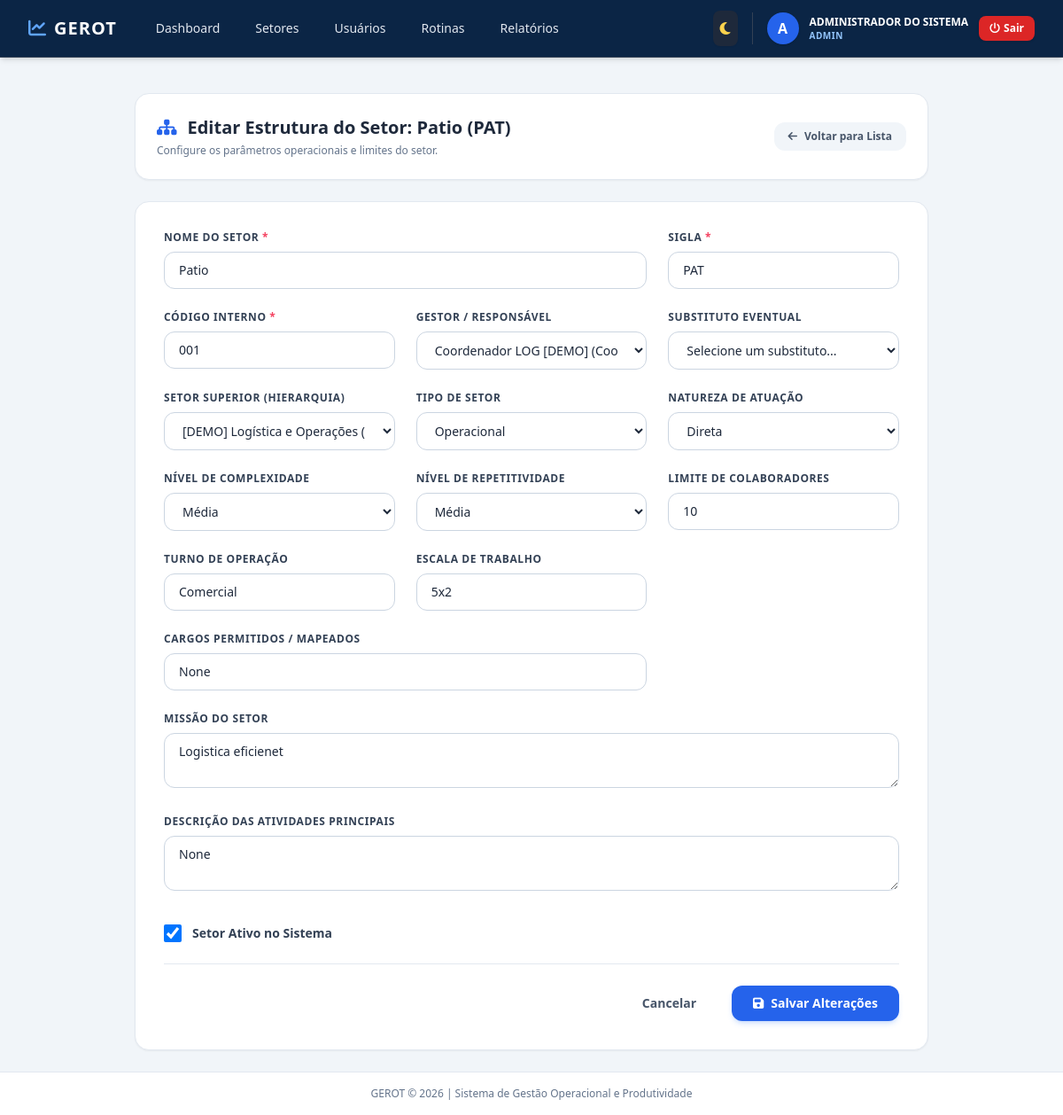
Page /admin/setor/editar/9 (signed in) on the earlier database version.
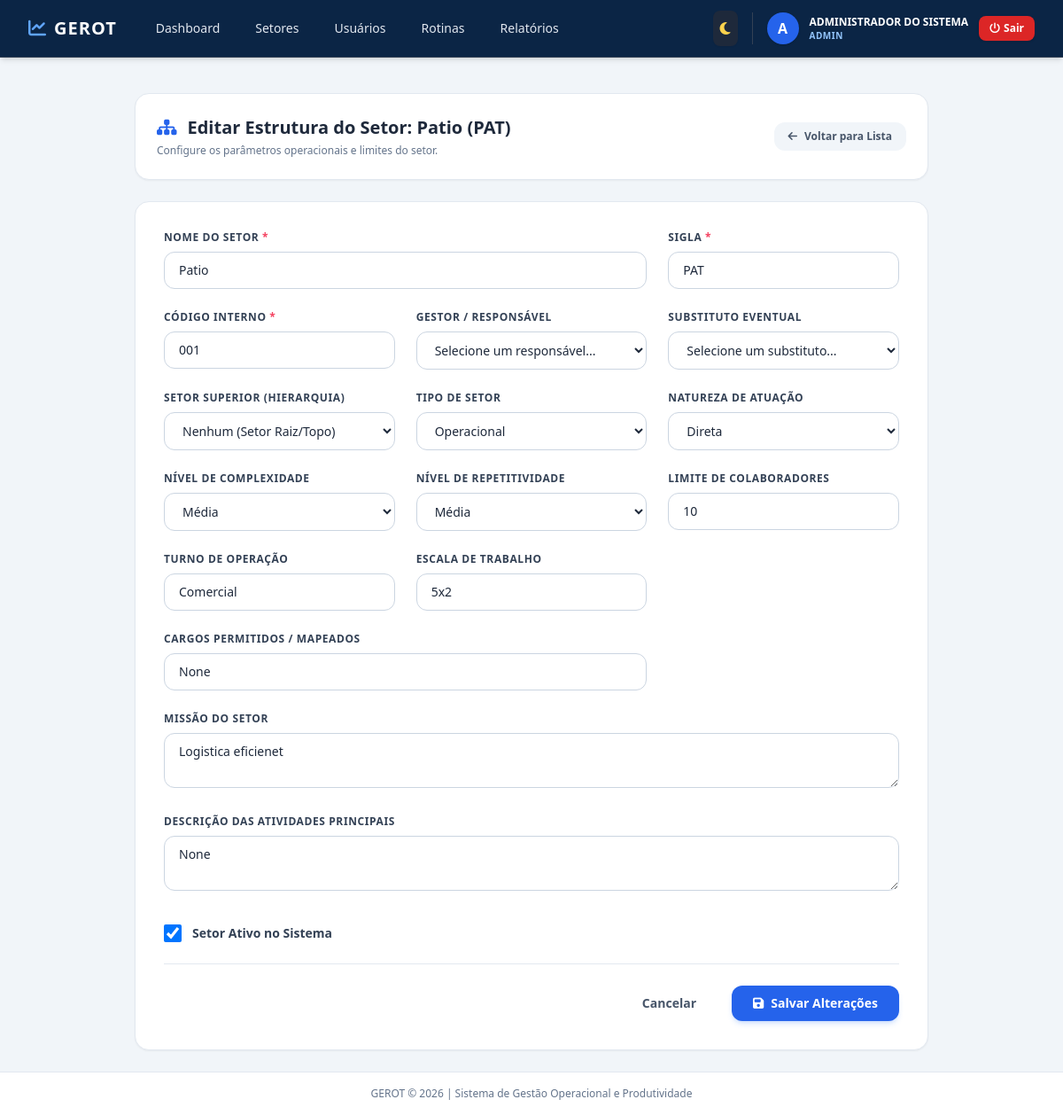
Same page on the later database version.
### app/models/setor.py (models this page shows, shortened)
class Setor(db.Model):
    __tablename__ = 'setores'
    id = db.Column(db.Integer, primary_key=True)
    nome = db.Column(db.String(100), unique=True, nullable=False, index=True)
    sigla = db.Column(db.String(20), unique=True, nullable=False)
    codigo_interno = db.Column(db.String(50), unique=True, nullable=False) # Centro de Custo/Organograma
    data_criacao_sistema = db.Column(db.DateTime, default=datetime.utcnow)
    ativo = db.Column(db.Boolean, default=True)
    hierarquia_pai_id = db.Column(db.Integer, db.ForeignKey('setores.id'), nullable=True)
    responsavel_id = db.Column(db.Integer, db.ForeignKey('usuarios.id', use_alter=True, name='fk_setor_responsavel'), nullable=True)
    substituto_id = db.Column(db.Integer, db.ForeignKey('usuarios.id', use_alter=True, name='fk_setor_substituto'), nullable=True)
    tipo_setor = db.Column(db.String(30)) # Operacional, Administrativo, Estratégico
    natureza_atuacao = db.Column(db.String(30)) # Direta (Logística) ou Apoio
    missao_setor = db.Column(db.Text, nullable=True)
    descricao_atividades = db.Column(db.Text, nullable=True) # Processos principais
    nivel_complexidade = db.Column(db.String(20), default='Média') # Baixa, Média, Alta
    nivel_repetitividade = db.Column(db.String(20), default='Média') # Baixa, Média, Alta (Rotina)
    limite_max_colaboradores = db.Column(db.Integer, default=0) # 0 = sem limite definido
    cargos_permitidos = db.Column(db.Text) # Lista ou descrição dos cargos vinculados
    turno_operacao = db.Column(db.String(50)) # Diurno, Noturno, 24h, Flexível
    escala_trabalho = db.Column(db.String(50)) # 5x2, 6x1, 12x36, etc.
    sub_setores = db.relationship(
        'Setor',
        backref=db.backref('pai', remote_side=[id]),
        lazy='dynamic'
    )
    usuarios = db.relationship(
        'Usuario',
        backref='setor_pertencente',
        lazy='dynamic',
        foreign_keys='Usuario.setor_id',
        cascade='all, delete-orphan'
    )
    atividades = db.relationship('AtividadePadrao', backref='setor_dono', lazy='dynamic', cascade='all, delete-orphan')
    lancamentos = db.relationship('Lancamento', backref='setor_snapshot', lazy='dynamic', cascade='all, delete-orphan')

### app/models/usuario.py (models this page shows, shortened)
class Usuario(UserMixin, db.Model):
    __tablename__ = 'usuarios'
    id = db.Column(db.Integer, primary_key=True)
    username = db.Column(db.String(64), unique=True, nullable=False, index=True)
    email = db.Column(db.String(120), unique=True, nullable=False, index=True)
    password_hash = db.Column(db.String(256))
    role = db.Column(db.String(20), default='operador', nullable=False) # admin, gestor, coordenador, operador
    ativo = db.Column(db.Boolean, default=False) # Situação: Ativo/Inativo (Afastado/Desligado)
    nome_completo = db.Column(db.String(150), nullable=False)
    cpf = db.Column(db.String(14), unique=True, nullable=False)
    rg_numero = db.Column(db.String(20))
    rg_orgao_emissor = db.Column(db.String(20))
    rg_uf = db.Column(db.String(2))
    data_nascimento = db.Column(db.Date)
    sexo = db.Column(db.String(20)) # Ex: Masculino, Feminino, Outro
    estado_civil = db.Column(db.String(20)) # Solteiro, Casado, etc.
    telefone_principal = db.Column(db.String(20)) # Celular/Whatsapp
    logradouro = db.Column(db.String(150)) # Rua, Av.
    numero_endereco = db.Column(db.String(20))
    bairro = db.Column(db.String(100))
    cidade = db.Column(db.String(100))
    uf_endereco = db.Column(db.String(2))
    cep = db.Column(db.String(10))
    matricula = db.Column(db.String(50), unique=True, nullable=True)
    cargo = db.Column(db.String(100)) # Ex: Analista
    funcao = db.Column(db.String(100)) # Ex: Desenvolver Software (O que faz na prática)
    setor_id = db.Column(db.Integer, db.ForeignKey('setores.id'), nullable=False)
    setores_secundarios = db.relationship(
        'Setor',
        secondary=usuario_setores_secundarios,
        backref=db.backref('coordenadores_secundarios', lazy='dynamic')
    )
    tipo_vinculo = db.Column(db.String(50)) # CLT, Estágio, Terceirizado, PJ
    data_admissao = db.Column(db.Date)
    data_cadastro = db.Column(db.DateTime, default=datetime.utcnow)
    ultimo_login = db.Column(db.DateTime)
    status_cadastro = db.Column(db.String(20), default='incompleto') # completo/incompleto
    cadastrado_por_id = db.Column(db.Integer, db.ForeignKey('usuarios.id'), nullable=True)
    cadastrador = db.relationship('Usuario', remote_side=[id], backref='usuarios_cadastrados')
    lancamentos = db.relationship('Lancamento', backref='autor', lazy='dynamic', foreign_keys='Lancamento.usuario_id')
    correcoes_aprovadas = db.relationship('Lancamento', backref='aprovador', lazy='dynamic', foreign_keys='Lancamento.correcao_aprovada_por')
    @property
    def is_admin(self):
        return self.role == 'admin'

### app/views/admin.py (the view, shortened to what this page needs)
@admin_bp.route('/setor/editar/<int:id>', methods=['GET', 'POST'])
def editar_setor(id):
    setor = Setor.query.get_or_404(id)
    setores_pai = Setor.query.filter(Setor.id != id).order_by(Setor.nome).all()
    possiveis_gestores = Usuario.query.filter(Usuario.role.in_(['admin', 'coordenador', 'gestor'])).all()
    return render_template('admin/form_setor.html', setor=setor, setores_pai=setores_pai, usuarios=possiveis_gestores)

### app/templates/admin/form_setor.html (shortened to what the changed rows need)
{% extends "base.html" %}
{% block content %}
<div class="max-w-4xl mx-auto space-y-6">
    <div class="flex items-center justify-between bg-white p-6 rounded-2xl shadow-sm border border-slate-200">
        <div>
            <h1 class="text-xl font-bold text-slate-800 flex items-center gap-3">
                <i class="fa-solid fa-sitemap text-blue-600"></i>
                {% if setor %}
                    Editar Estrutura do Setor: {{ setor.nome }} ({{ setor.sigla }})
                {% else %}
                    Cadastrar Novo Setor Organizacional
                {% endif %}
            </h1>
            <p class="text-xs text-slate-500 mt-1">Configure os parâmetros operacionais e limites do setor.</p>
        </div>
    </div>
    <div class="bg-white p-8 rounded-2xl shadow-sm border border-slate-200">
        {% if setor %}
            <form action="{{ url_for('admin.editar_setor', id=setor.id) }}" method="POST" class="space-y-6">
        {% else %}
            <form action="{{ url_for('admin.novo_setor') }}" method="POST" class="space-y-6">
        {% endif %}
            <div class="grid grid-cols-1 md:grid-cols-3 gap-6">
                <div class="md:col-span-2">
                    <label for="nome" class="block text-xs font-bold text-slate-700 uppercase tracking-wider mb-2">
                        Nome do Setor <span class="text-rose-500">*</span>
                    </label>
                    <input type="text" id="nome" name="nome" value="{{ setor.nome if setor else '' }}" required placeholder="Ex: Logística e Distribuição" class="w-full px-4 py-2.5 rounded-xl border border-slate-300 focus:ring-2 focus:ring-blue-500 focus:border-blue-500 text-sm outline-none transition">
                </div>
                <div>
                    <label for="sigla" class="block text-xs font-bold text-slate-700 uppercase tracking-wider mb-2">
                        Sigla <span class="text-rose-500">*</span>
                    </label>
                    <input type="text" id="sigla" name="sigla" value="{{ setor.sigla if setor else '' }}" required placeholder="Ex: LOG" class="w-full px-4 py-2.5 rounded-xl border border-slate-300 focus:ring-2 focus:ring-blue-500 focus:border-blue-500 text-sm uppercase outline-none transition">
                </div>
                <div>
                    <label for="codigo_interno" class="block text-xs font-bold text-slate-700 uppercase tracking-wider mb-2">
                        Código Interno <span class="text-rose-500">*</span>
                    </label>
                    <input type="text" id="codigo_interno" name="codigo_interno" value="{{ setor.codigo_interno if setor else '' }}" required placeholder="Ex: SET-LOG" class="w-full px-4 py-2.5 rounded-xl border border-slate-300 focus:ring-2 focus:ring-blue-500 focus:border-blue-500 text-sm uppercase outline-none transition">
                </div>
                <div>
                    <label for="responsavel_id" class="block text-xs font-bold text-slate-700 uppercase tracking-wider mb-2">
                        Gestor / Responsável
                    </label>
                    <select id="responsavel_id" name="responsavel_id" class="w-full px-4 py-2.5 rounded-xl border border-slate-300 focus:ring-2 focus:ring-blue-500 focus:border-blue-500 text-sm outline-none transition bg-white">
                        <option value="">Selecione um responsável...</option>
                        {% for usr in usuarios %}
                            <option value="{{ usr.id }}" {% if setor and setor.responsavel_id == usr.id %}selected{% endif %}>
                                {{ usr.nome_completo }} ({{ usr.cargo or usr.role }})
                            </option>
                        {% endfor %}
                    </select>
                </div>
                <div>
                    <label for="hierarquia_pai_id" class="block text-xs font-bold text-slate-700 uppercase tracking-wider mb-2">
                        Setor Superior (Hierarquia)
                    </label>
                    <select id="hierarquia_pai_id" name="hierarquia_pai_id" class="w-full px-4 py-2.5 rounded-xl border border-slate-300 focus:ring-2 focus:ring-blue-500 focus:border-blue-500 text-sm outline-none transition bg-white">
                        <option value="">Nenhum (Setor Raiz/Topo)</option>
                        {% for sp in setores_pai %}
                            <option value="{{ sp.id }}" {% if setor and setor.hierarquia_pai_id == sp.id %}selected{% endif %}>
                                {{ sp.nome }} ({{ sp.sigla }})
                            </option>
                        {% endfor %}
                    </select>
                </div>
                <div>
                    <label for="tipo_setor" class="block text-xs font-bold text-slate-700 uppercase tracking-wider mb-2">
                        Tipo de Setor
                    </label>
                    <select id="tipo_setor" name="tipo_setor" class="w-full px-4 py-2.5 rounded-xl border border-slate-300 focus:ring-2 focus:ring-blue-500 focus:border-blue-500 text-sm outline-none transition bg-white">
                        <option value="Operacional" {% if setor and setor.tipo_setor == 'Operacional' %}selected{% endif %}>Operacional</option>
                    </select>
                </div>
                <div>
                    <label for="natureza_atuacao" class="block text-xs font-bold text-slate-700 uppercase tracking-wider mb-2">
                        Natureza de Atuação
                    </label>
                    <select id="natureza_atuacao" name="natureza_atuacao" class="w-full px-4 py-2.5 rounded-xl border border-slate-300 focus:ring-2 focus:ring-blue-500 focus:border-blue-500 text-sm outline-none transition bg-white">
                        <option value="Direta" {% if setor and setor.natureza_atuacao == 'Direta' %}selected{% endif %}>Direta</option>
                    </select>
                </div>
                <div>
                    <label for="nivel_complexidade" class="block text-xs font-bold text-slate-700 uppercase tracking-wider mb-2">
                        Nível de Complexidade
                    </label>
                    <select id="nivel_complexidade" name="nivel_complexidade" class="w-full px-4 py-2.5 rounded-xl border border-slate-300 focus:ring-2 focus:ring-blue-500 focus:border-blue-500 text-sm outline-none transition bg-white">
                        <option value="Média" {% if setor and setor.nivel_complexidade == 'Média' %}selected{% endif %}>Média</option>
                    </select>
                </div>
                <div>
                    <label for="nivel_repetitividade" class="block text-xs font-bold text-slate-700 uppercase tracking-wider mb-2">
                        Nível de Repetitividade
                    </label>
                    <select id="nivel_repetitividade" name="nivel_repetitividade" class="w-full px-4 py-2.5 rounded-xl border border-slate-300 focus:ring-2 focus:ring-blue-500 focus:border-blue-500 text-sm outline-none transition bg-white">
                        <option value="Média" {% if setor and setor.nivel_repetitividade == 'Média' %}selected{% endif %}>Média</option>
                    </select>
                </div>
                <div>
                    <label for="limite_max_colaboradores" class="block text-xs font-bold text-slate-700 uppercase tracking-wider mb-2">
                        Limite de Colaboradores
                    </label>
                    <input type="number" id="limite_max_colaboradores" name="limite_max_colaboradores" value="{{ setor.limite_max_colaboradores if setor else 0 }}" min="0" class="w-full px-4 py-2.5 rounded-xl border border-slate-300 focus:ring-2 focus:ring-blue-500 focus:border-blue-500 text-sm outline-none transition">
                </div>
                <div>
                    <label for="turno_operacao" class="block text-xs font-bold text-slate-700 uppercase tracking-wider mb-2">
                        Turno de Operação
                    </label>
                    <input type="text" id="turno_operacao" name="turno_operacao" value="{{ setor.turno_operacao if setor else 'Comercial' }}" class="w-full px-4 py-2.5 rounded-xl border border-slate-300 focus:ring-2 focus:ring-blue-500 focus:border-blue-500 text-sm outline-none transition">
                </div>
                <div>
                    <label for="escala_trabalho" class="block text-xs font-bold text-slate-700 uppercase tracking-wider mb-2">
                        Escala de Trabalho
                    </label>
                    <input type="text" id="escala_trabalho" name="escala_trabalho" value="{{ setor.escala_trabalho if setor else '5x2' }}" class="w-full px-4 py-2.5 rounded-xl border border-slate-300 focus:ring-2 focus:ring-blue-500 focus:border-blue-500 text-sm outline-none transition">
                </div>
                <div class="md:col-span-2">
                    <label for="cargos_permitidos" class="block text-xs font-bold text-slate-700 uppercase tracking-wider mb-2">
                        Cargos Permitidos / Mapeados
                    </label>
                    <input type="text" id="cargos_permitidos" name="cargos_permitidos" value="{{ setor.cargos_permitidos if setor else '' }}" placeholder="Ex: Analista, Assistente, Auxiliar" class="w-full px-4 py-2.5 rounded-xl border border-slate-300 focus:ring-2 focus:ring-blue-500 focus:border-blue-500 text-sm outline-none transition">
                </div>
                <div class="md:col-span-3">
                    <label for="missao_setor" class="block text-xs font-bold text-slate-700 uppercase tracking-wider mb-2">
                        Missão do Setor
                    </label>
                    <textarea id="missao_setor" name="missao_setor" rows="2" class="w-full px-4 py-2.5 rounded-xl border border-slate-300 focus:ring-2 focus:ring-blue-500 focus:border-blue-500 text-sm outline-none transition">{{ setor.missao_setor if setor else '' }}</textarea>
                </div>
                <div class="md:col-span-3">
                    <label for="descricao_atividades" class="block text-xs font-bold text-slate-700 uppercase tracking-wider mb-2">
                        Descrição das Atividades Principais
                    </label>
                    <textarea id="descricao_atividades" name="descricao_atividades" rows="2" class="w-full px-4 py-2.5 rounded-xl border border-slate-300 focus:ring-2 focus:ring-blue-500 focus:border-blue-500 text-sm outline-none transition">{{ setor.descricao_atividades if setor else '' }}</textarea>
                </div>
                {% if setor %}
                    <div class="md:col-span-3 flex items-center gap-3 pt-2">
                        <input type="checkbox" id="ativo" name="ativo" value="1" {% if setor.ativo %}checked{% endif %} class="w-5 h-5 text-blue-600 rounded border-slate-300 focus:ring-blue-500">
                        <label for="ativo" class="text-sm font-semibold text-slate-700">Setor Ativo no Sistema</label>
                    </div>
                {% endif %}
            </div>
        </form>
    </div>
</div>
{% endblock %}

Differences in the rows shown:
changed Setor "Patio": responsavel_id "Coordenador LOG [DEMO] (Coordenador)" → (not shown); hierarquia_pai_id "[DEMO] Logística e Operações (LOG)" → (not shown)
Other differences:
form field responsavel_id: (not shown) → "Selecione um responsável..."
form field hierarquia_pai_id: (not shown) → "Nenhum (Setor Raiz/Topo)"
